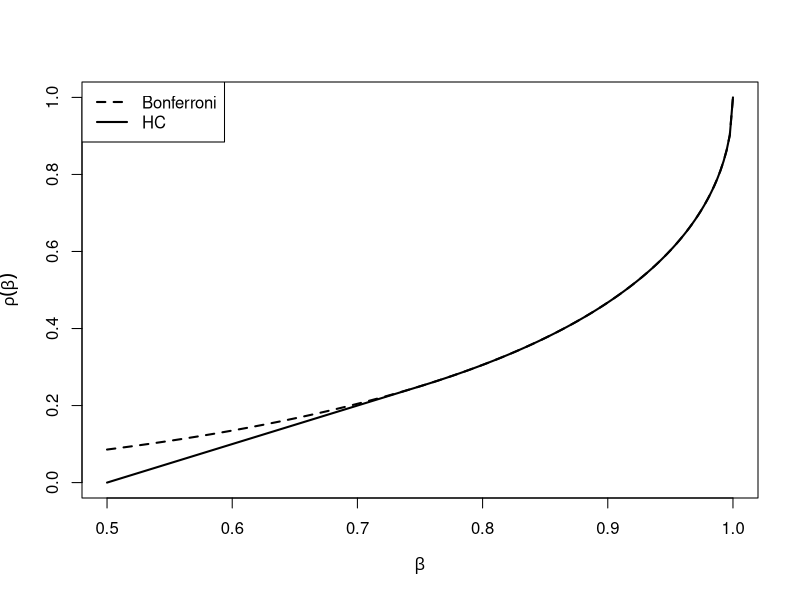
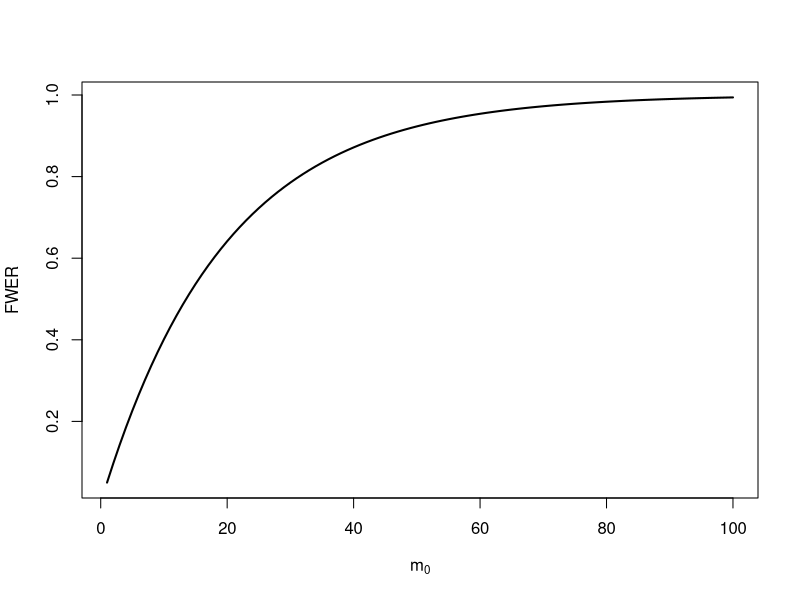

The R source for these figures, in order:
rm(list=ls())

#===================
# MULTIPLE TESTING
#===================

#-----------------------------------
# detection boundary
#-----------------------------------

beta = seq(0.5,1,length.out = 201)
rho_bonf = (1-sqrt(1-beta))^2
rho_hc <- rho_bonf
rho_hc[beta<= 3/4] <- beta[beta<= 3/4] - 1/2

#pdf("Figure_detectbound.pdf")
plot(beta, rho_bonf, type="l", ylim=c(0,1), xlim=c(0.5,1),
     xlab=expression(beta), ylab=expression(rho(beta)), lty=2, lwd=2)
lines(beta, rho_hc, lwd=2)
legend("topleft", lty=2:1, c("Bonferroni", "HC"), lwd=2)     
#dev.off()

#-----------------------------------
# p.adjust example
#-----------------------------------

set.seed(123)
x <- rnorm(50, mean = c(rep(0, 25), rep(3, 25)))
p <- 2*pnorm(sort(-abs(x)))

round( p.adjust(p,"bonferroni"), 3)


#-----------------------------------
# Simulation
#-----------------------------------

rm(list=ls())

sim_errors <- function(m, m0, effect, method="none") {
  alpha = 0.05
  stats <- rnorm(m)
  stats[(m0+1):m] <- stats[(m0+1):m] + effect
  pvals = pnorm(stats, lower.tail = FALSE)
  setR <- which(p.adjust(pvals,method) <= alpha)
  # number of rejections
  R = length(setR)
  # number of type I errors
  V <- sum( setR <= m0 )
  # family-wise error
  FWER <- (V > 0)
  # false discovery proportion
  FDP <- V/max(1,R)
  return(c(R, V, FWER, FDP))
}

set.seed(123)
B = 10^5
res <- replicate(B, sim_errors(20, 15, 2, method="none"))
row.names(res) <- c("R","V","V>0", "V/R")
res[,1:10]

# FWER
mean(res[3,])
# FDR 
mean(res[4,])



#-----------------------------------
# fwer control
#-----------------------------------

rm(list=ls())

m0 = 100
FWER = 1-(1-0.05)^(1:m0)
#pdf("Figure_fwer.pdf")
plot(1:m0,FWER, type="l", xlab=expression(m[0]), ylab="FWER", lwd=2)
#dev.off()


